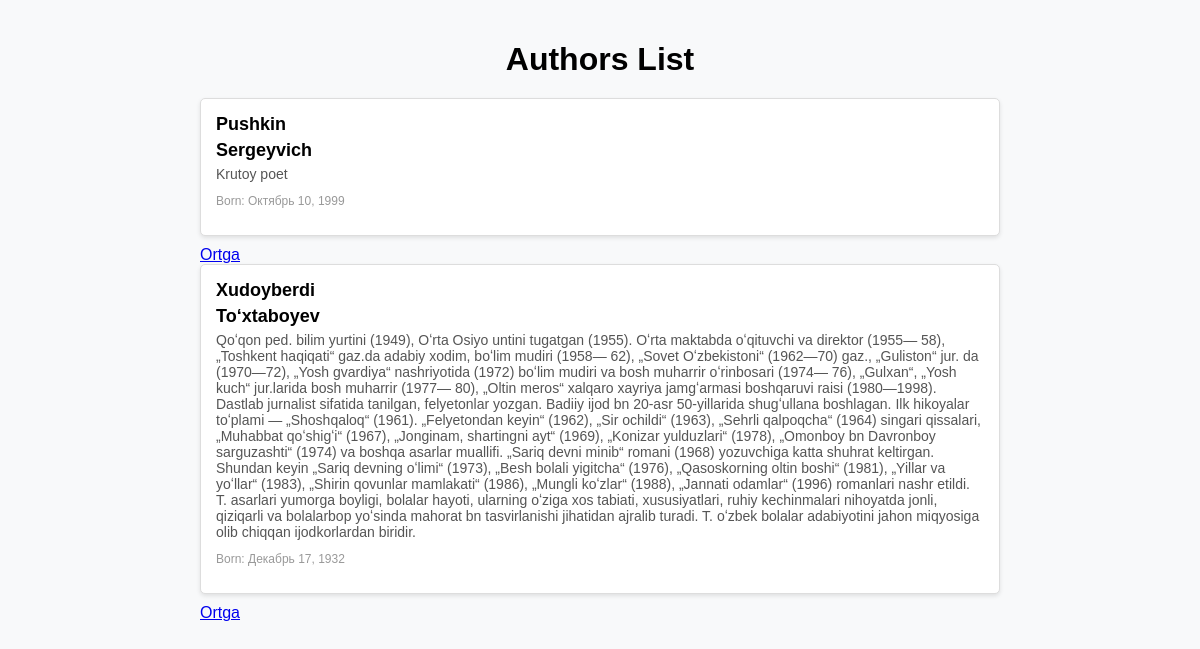
Screenshot of /authors/ with the database file from the repository.
### new/models.py (models this page shows, shortened)
class Author(models.Model):
    first_name = models.CharField(max_length=100,verbose_name='Muallifning ismi')
    last_name = models.CharField(max_length=100, verbose_name='Muallifning familiyasi')
    date_of_birth = models.DateField(verbose_name='Tug‘ilgan sana',null=True,blank=True)
    date_of_death = models.DateField(verbose_name='Vafot etgan sana',null=True,blank=True)
    biography =models.TextField(verbose_name="Muallif haqida qisqa ma'lumot",null=True,blank=True)

### new/views.py (the view)
# urls.py: path('authors/',author, name='authors'),
def author(request: WSGIRequest):
    authors = Author.objects.all()
    return render(request,'authors.html',{'authors':authors})

### templates/authors.html (shortened to what this page needs)
<!DOCTYPE html>
<html lang="en">
<head>
</head>
<body>
    <div class="container">
        <h1>Authors List</h1>
        <ul class="author-list">
            {% for author in authors %}
            <li class="author-item">
                <p class="author-name">{{ author.first_name}}</p>
                <p class="author-name">{{ author.last_name}}</p>
                <p class="author-bio">{{ author.biography }}</p>
                <p class="text-muted">Born: {{ author.date_of_birth|date:"F j, Y" }}</p>
            </li>
            <a href="{% url 'home' %}">Ortga</a>
            {% endfor %}
        </ul>
    </div>
</body>
</html>

### templates/authors.html (style rules this page uses)
body { font-family: Arial, sans-serif; margin: 0; padding: 0; background-color: #f8f9fa; }
.container { width: 90%; max-width: 800px; margin: 0 auto; padding: 20px 0; }
h1 { text-align: center; margin-bottom: 20px; }
.author-list { list-style: none; padding: 0; }
.author-item { background: #fff; border: 1px solid #ddd; border-radius: 5px; margin-bottom: 10px; padding: 15px; box-shadow: 0 2px 4px rgba(0, 0, 0, 0.1); }
.author-name { font-size: 18px; font-weight: bold; margin: 0 0 5px; }
.author-bio { font-size: 14px; color: #555; margin: 0 0 10px; }
.text-muted { color: #999; font-size: 12px; }

### rows the page displays
Author: first_name "Pushkin", last_name "Sergeyvich", biography "Krutoy poet", date_of_birth "Октябрь 10, 1999"
Author: first_name "Xudoyberdi", last_name "Toʻxtaboyev", biography "Qoʻqon ped. bilim yurtini (1949), Oʻrta Osiyo untini tugatgan (1955). Oʻrta maktabda oʻqituvchi va direktor (1955— 58), „Toshkent haqiqati“ gaz.da adabiy xodim, boʻlim mudiri (1958— 62), „Sovet Oʻzbekistoni“ (1962—70) gaz., „Guliston“ jur. da (1970—72), „Yosh gvardiya“ nashriyotida (1972) boʻlim mudiri va bosh muharrir oʻrinbosari (1974— 76), „Gulxan“, „Yosh kuch“ jur.larida bosh muharrir (1977— 80), „Oltin meros“ xalqaro xayriya jamgʻarmasi boshqaruvi raisi (1980—1998). Dastlab jurnalist sifatida tanilgan, felyetonlar yozgan. Badiiy ijod bn 20-asr 50-yillarida shugʻullana boshlagan. Ilk hikoyalar toʻplami — „Shoshqaloq“ (1961). „Felyetondan keyin“ (1962), „Sir ochildi“ (1963), „Sehrli…", date_of_birth "Декабрь 17, 1932"
